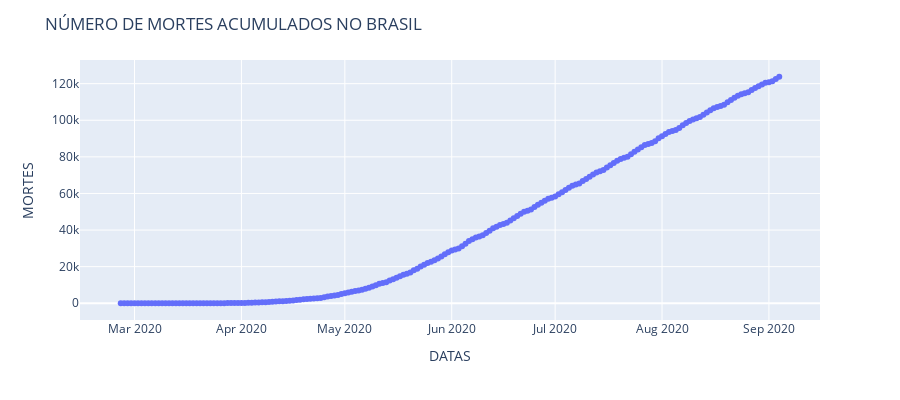

The cell this chart's notebook holds for it:
### Code cell
disp = px.scatter(x=covid_brasil.date, y=covid_brasil.cumulative_deaths)
disp.update_layout(width= 900, height = 400, title_text = 'NÚMERO DE MORTES ACUMULADOS NO BRASIL')
disp.update_xaxes(title= 'DATAS')
disp.update_yaxes(title= 'MORTES')
disp.show()

### Figure 1 — Plotly figure (JSON) as saved in the notebook; plotly's stock layout.template omitted (floating-point values rounded to 4 significant figures; data arrays with more than 128 entries replaced by an {"elided": "..."} marker saying what was removed)
{"data": [{"hovertemplate": "x=%{x}<br>y=%{y}<extra></extra>", "legendgroup": "", "marker": {"color": "#636efa", "symbol": "circle"}, "mode": "markers", "name": "", "orientation": "v", "showlegend": false, "type": "scatter", "x": {"elided": "192 str values"}, "xaxis": "x", "y": {"elided": "192 int values"}, "yaxis": "y"}], "layout": {"height": 400, "legend": {"tracegroupgap": 0}, "margin": {"t": 60}, "title": {"text": "NÚMERO DE MORTES ACUMULADOS NO BRASIL"}, "width": 900, "xaxis": {"anchor": "y", "domain": [0, 1], "title": {"text": "DATAS"}}, "yaxis": {"anchor": "x", "domain": [0, 1], "title": {"text": "MORTES"}}}}
